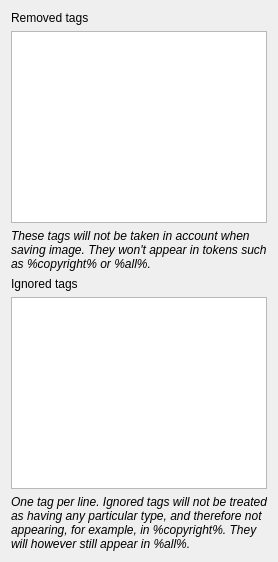
      <widget class="QWidget" name="pageIgnoredTags">
       <layout class="QVBoxLayout" name="verticalLayout_5">
        <item>
         <widget class="QLabel" name="label_17">
          <property name="text">
           <string>Removed tags</string>
          </property>
         </widget>
        </item>
        <item>
         <widget class="QPlainTextEdit" name="textRemovedTags"/>
        </item>
        <item>
         <widget class="QLabel" name="label_16">
          <property name="text">
           <string>&lt;i&gt;These tags will not be taken in account when saving image. They won't appear in tokens such as %copyright% or %all%.&lt;/i&gt;</string>
          </property>
          <property name="wordWrap">
           <bool>true</bool>
          </property>
         </widget>
        </item>
        <item>
         <widget class="QLabel" name="labelIgnoredTags">
          <property name="text">
           <string>Ignored tags</string>
          </property>
         </widget>
        </item>
        <item>
         <widget class="QPlainTextEdit" name="textIgnoredTags"/>
        </item>
        <item>
         <widget class="QLabel" name="labelIgnoredTagsInfos">
          <property name="text">
           <string>&lt;i&gt;One tag per line. Ignored tags will not be treated as having any particular type, and therefore not appearing, for example, in %copyright%. They will however still appear in %all%.&lt;/i&gt;</string>
          </property>
          <property name="wordWrap">
           <bool>true</bool>
          </property>
         </widget>
        </item>
       </layout>
      </widget>
